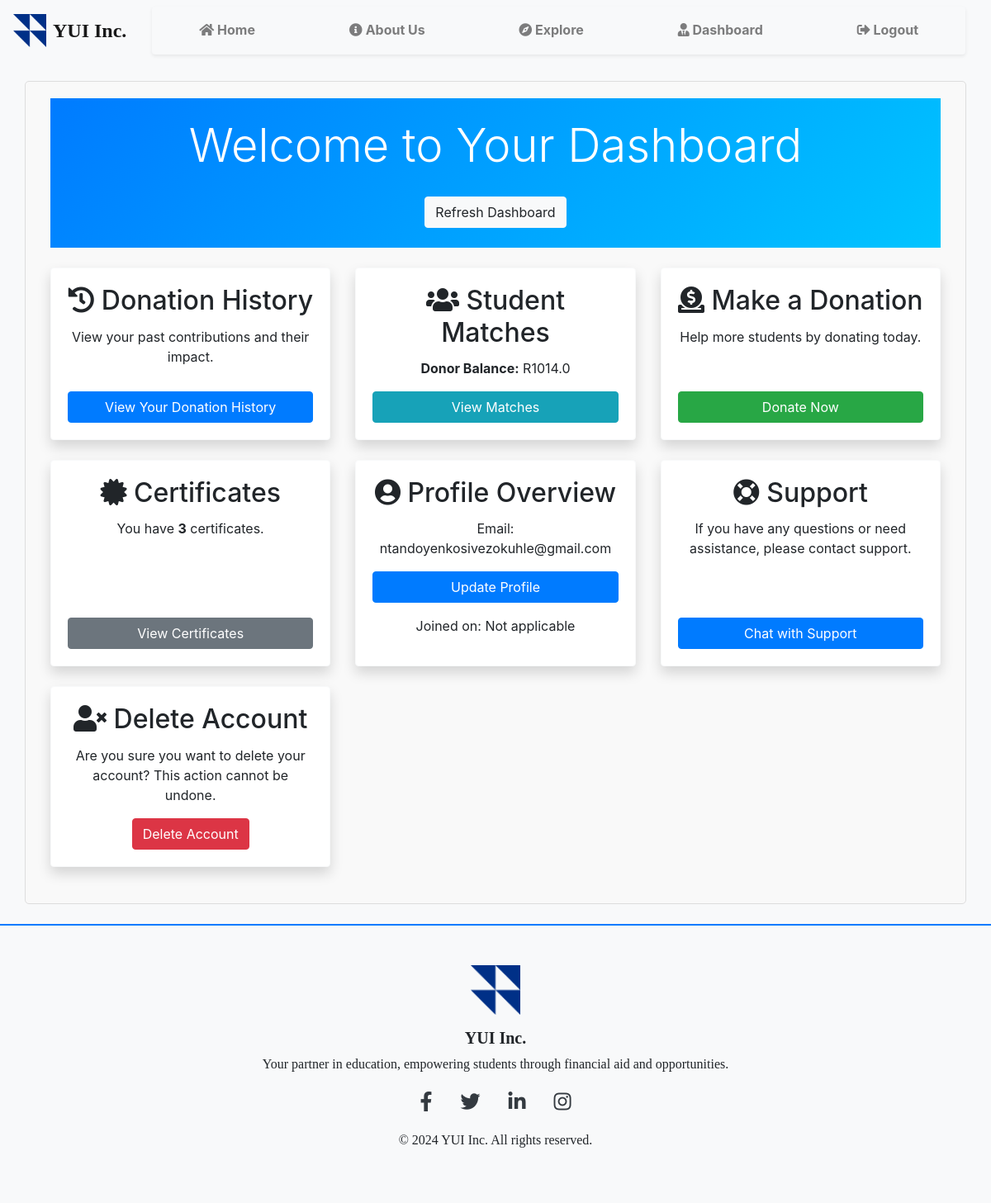
Page /dashboard (signed in) on the earlier database version.
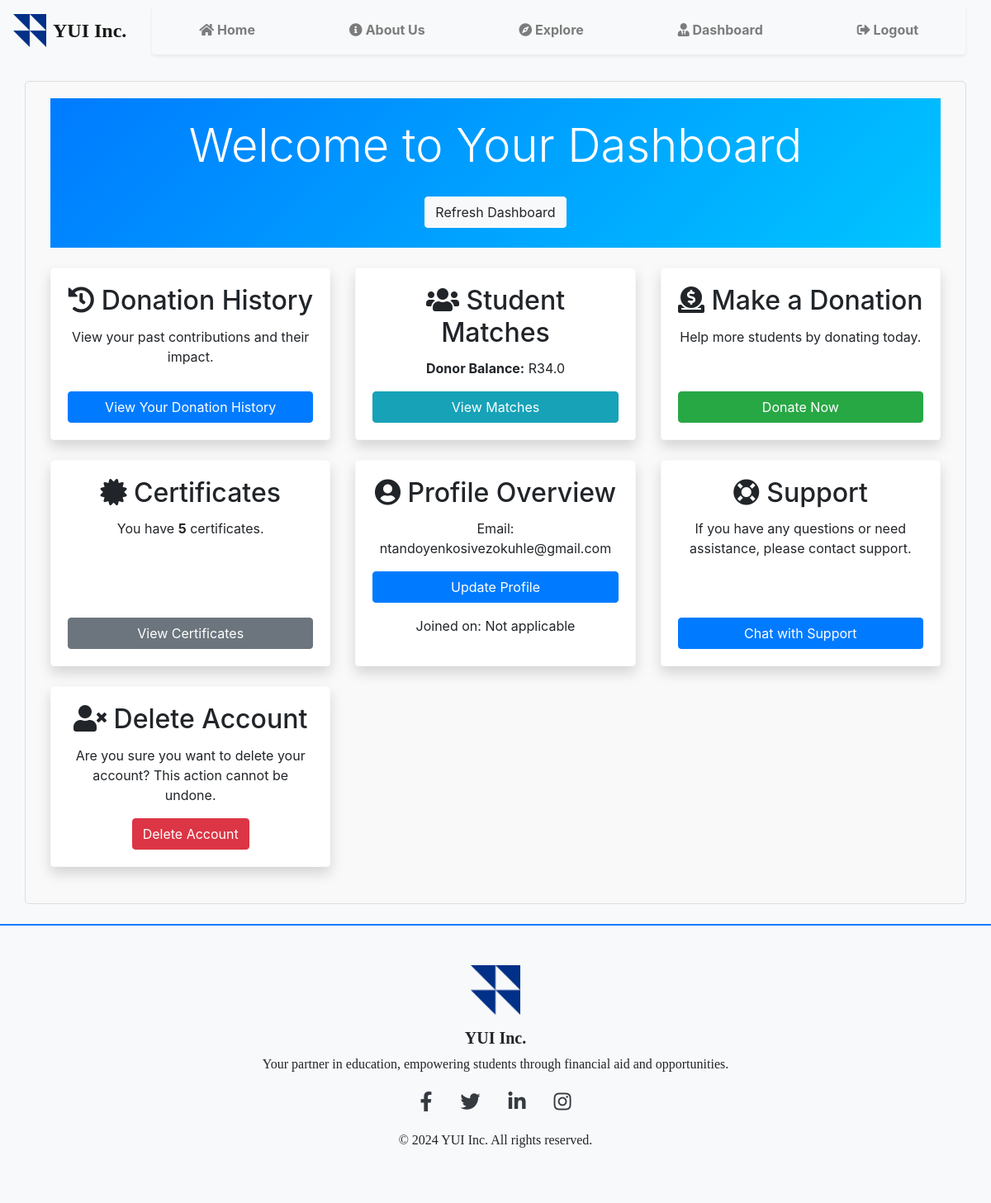
Same page on the later database version.
### models/models.py (models this page shows)
class Donor(db.Model):
    __tablename__ = 'donor'
    donor_code = db.Column(db.Integer, primary_key=True)
    donor_id_number = db.Column(db.String(20), nullable=False, unique=True)
    donor_name = db.Column(db.String(50), nullable=False)
    donor_surname = db.Column(db.String(50), nullable=False)
    donor_email = db.Column(db.String(50), nullable=False)
    donor_phone_number = db.Column(db.String(20), nullable=True)
    donor_organization = db.Column(db.String(100), nullable=True)
    balance = db.Column(db.Float, default=0)
    user_id = db.Column(db.Integer, db.ForeignKey('user.id'))  # Foreign key to User
    payments = db.relationship('Payment', backref='donor', cascade='all, delete-orphan', lazy='joined')
    certificates = db.relationship('Certificate', backref='donor', cascade='all, delete-orphan', lazy='joined')

### app.py (the view)
@app.route('/dashboard')
@app.route('/dashboard')
def dashboard():
    if 'user_id' not in session:  # Check if user_id is in session
        flash("You need to log in to access the dashboard.", 'warning')
        return redirect(url_for('login'))
    user = User.query.get(session['user_id'])
    student = None
    donor = None
    total_applications = 0
    certificates_count = 0  # Initialize the count
    donor_balance = 0  # Initialize donor balance
    if user.role == 'student':
        student = Student.query.filter_by(user_id=user.id).first()
        if student:
            total_applications = FinancialAid.query.filter_by(student_code=student.student_code).count()
    elif user.role == 'donor':
        donor = Donor.query.filter_by(user_id=user.id).first()
        if donor:
            donor_balance = donor.balance  # Get the donor's balance
            donor.matches = get_recommended_students(donor_balance)  # Fetch matches for the donor
            certificates_count = Certificate.query.filter_by(donor_code=donor.donor_code).count()
    else:
        flash("Unauthorized access.", 'danger')
        return redirect(url_for('home'))
    return render_template('dashboard.html', user=user, student=student, donor=donor,
                           total_applications=total_applications,
                           certificates_count=certificates_count,
                           donor_balance=donor_balance)

### app.py (called while the page is built)
@login_manager.user_loader
def load_user(user_id):
    return User.query.get(int(user_id))

def get_recommended_students(donor_balance):
    students = Student.query.join(FinancialAid).filter(
        FinancialAid.application_status == 'awaiting funding',
        Student.owing_amount <= donor_balance
    ).all()
    return students

### templates/dashboard.html (shortened to what the changed rows need)
{% extends "base.html" %}
{% block content %}
<div class="container-fluid">
    <header class="dashboard-header p-4 text-center">
        <h1 class="display-4 animate__animated animate__fadeInDown">Welcome to Your Dashboard</h1>
    </header>
    <div class="row mt-4">
        {% if student %}
        <div class="col-lg-4 col-md-6 mb-4">
            <div class="card shadow border-light h-100">
                <div class="card-body d-flex flex-column text-center">
                    <h2 class="card-title"><i class="fas fa-paper-plane"></i> Apply for Courses</h2>
                    <p>Ready to enhance your skills? Click below to apply for available courses.</p>
                    <a href="courses" class="btn btn-primary mt-auto">Apply Now</a>
                </div>
            </div>
        </div>
    <div class="col-lg-4 col-md-6 mb-4">
        <div class="card shadow border-light h-100">
            <div class="card-body d-flex flex-column text-center">
                <h2 class="card-title"><i class="fas fa-file-alt"></i> Your Applications</h2>
                <p>You have submitted <strong>{{ total_applications }}</strong> application(s).</p>
                <a href="{{ url_for('status') }}" class="btn btn-primary mt-auto">View Applications</a>
            </div>
        </div>
    </div>
        <div class="col-lg-4 col-md-6 mb-4">
            <div class="card shadow border-light h-100">
                <div class="card-body d-flex flex-column text-center">
                    <h2 class="card-title"><i class="fas fa-graduation-cap"></i> Course Progress</h2>
                    <p>You have completed <strong>XXX%</strong> of your courses.</p>
                    <a href="#progress" class="btn btn-info mt-auto">View Progress</a>
                </div>
            </div>
        </div>
                <div class="col-lg-4 col-md-6 mb-4">
                    <div class="card shadow border-light h-100">
                        <div class="card-body d-flex flex-column text-center">
                            <h2 class="card-title"><i class="fas fa-bell"></i> Notifications</h2>
                            <p>You have <strong>xxx</strong> new notifications.</p>
                            <a href="#notifications" class="btn btn-secondary mt-auto">View Notifications</a>
                        </div>
                    </div>
                </div>
        <div class="col-lg-4 col-md-6 mb-4">
            <div class="card shadow border-light h-100">
                <div class="card-body d-flex flex-column text-center">
                    <h2 class="card-title"><i class="fas fa-calendar-alt"></i> Upcoming Exams</h2>
                    <ul class="list-unstyled">
                        {% for exam in student.exams %}
                            <li>XXX</li>
                        {% endfor %}
                    </ul>
                    <a href="#exam-schedule" class="btn btn-primary mt-auto">View Schedule</a>
                </div>
            </div>
        </div>
        {% elif donor %}
<div class="col-lg-4 col-md-6 mb-4">
    <div class="card shadow border-light h-100">
        <div class="card-body d-flex flex-column text-center">
            <h2 class="card-title"><i class="fas fa-history"></i> Donation History</h2>
            <p class="card-text">View your past contributions and their impact.</p>
            <a href="{{ url_for('donation.donor_donation_history') }}" class="btn btn-primary mt-auto">View Your Donation History</a>
        </div>
    </div>
</div>
<div class="col-lg-4 col-md-6 mb-4">
    <div class="card shadow border-light h-100">
        <div class="card-body d-flex flex-column text-center">
            <h2 class="card-title"><i class="fas fa-users"></i> Student Matches</h2>
            {% if donor %}
                <p><strong>Donor Balance:</strong> R{{ donor_balance }}</p>
                <a href="{{ url_for('match_students') }}" class="btn btn-info mt-auto">View Matches</a>
            {% else %}
                <p>No donor information available.</p>
            {% endif %}
        </div>
    </div>
</div>
        <div class="col-lg-4 col-md-6 mb-4">
            <div class="card shadow border-light h-100">
                <div class="card-body d-flex flex-column text-center">
                    <h2 class="card-title"><i class="fas fa-donate"></i> Make a Donation</h2>
                    <p>Help more students by donating today.</p>
                    <a href="pay" class="btn btn-success mt-auto">Donate Now</a>
                </div>
            </div>
        </div>
<div class="col-lg-4 col-md-6 mb-4">
    <div class="card shadow border-light h-100">
        <div class="card-body d-flex flex-column text-center">
            <h2 class="card-title"><i class="fas fa-certificate"></i> Certificates</h2>
            <p>You have <strong>{{ certificates_count }}</strong> certificates.</p>
            <a href="{{ url_for('certificate_history') }}" class="btn btn-secondary mt-auto">View Certificates</a>
        </div>
    </div>
</div>
        {% endif %}
        <div class="col-lg-4 col-md-6 mb-4">
            <div class="card shadow border-light h-100">
                <div class="card-body d-flex flex-column text-center">
                    <h2 class="card-title"><i class="fas fa-user-circle"></i> Profile Overview</h2>
                </div>
            </div>
        </div>
        <div class="col-lg-4 col-md-12 mb-4">
            <div class="card shadow border-light h-100">
                <div class="card-body d-flex flex-column text-center">
                    <h2 class="card-title"><i class="fas fa-life-ring"></i> Support</h2>
                </div>
            </div>
        </div>
        <div class="col-lg-4 col-md-6 mb-4">
            <div class="card shadow border-light h-100">
                <div class="card-body d-flex flex-column text-center">
                    <h2 class="card-title"><i class="fas fa-user-times"></i> Delete Account</h2>
                </div>
            </div>
        </div>
    </div>
</div>
{% endblock %}

Differences in the rows shown:
changed Donor: balance "1014.0" → "34.0"
Other differences:
{{ certificates_count }}: "3" → "5"
